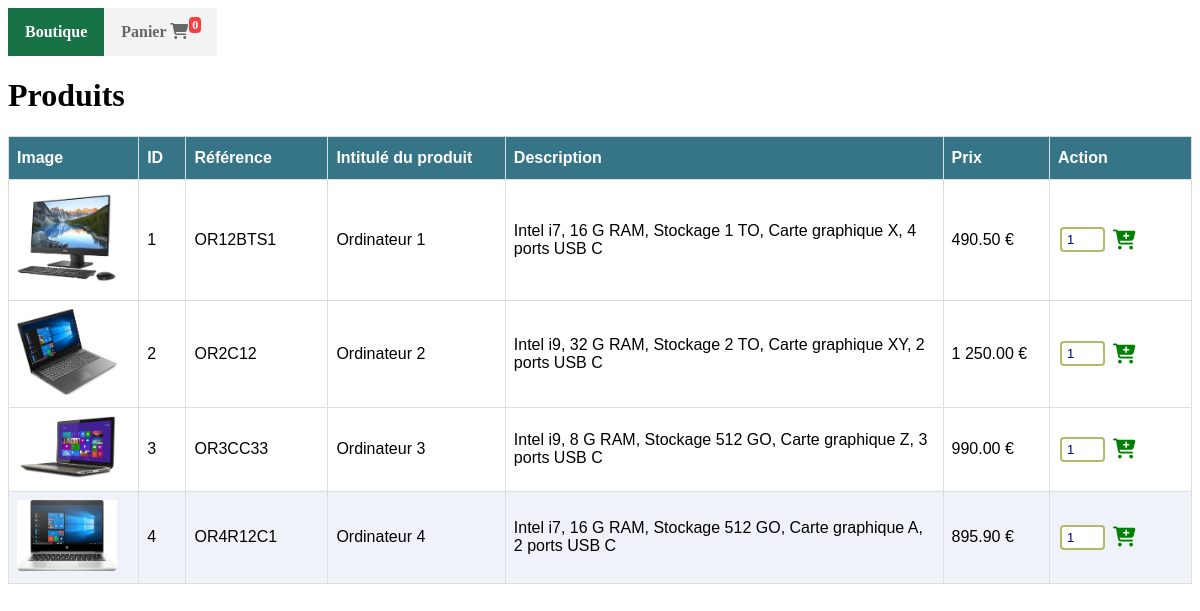
The app's page /B_Be.php with its own data.
### tables this page shows
CREATE TABLE `produits` (
  `id` int(11) NOT NULL,
  `nom_p` varchar(100) NOT NULL,
  `description` varchar(255) NOT NULL,
  `prix` float(10,2) NOT NULL,
  `prix_init` float(10,2) NOT NULL,
  `ref` varchar(25) NOT NULL,
  `image` varchar(255) NOT NULL,
  `avis` float(10,1) NOT NULL,
  `nb_avis` int(11) NOT NULL
);

### B_Be.php (the view, shortened to what this page needs)
<?php
require_once("config.php");
?>
<!DOCTYPE html>
<html lang="en">
<head>
	<link rel="stylesheet" href="https://cdnjs.cloudflare.com/ajax/libs/font-awesome/6.6.0/css/all.min.css" />
  <link rel="stylesheet" href="B_e.css">
</head>
<body>
  <ul>
    <li><a class="active" href="B_Be.php">Boutique</a></li>
    <li><a href="B_Pe.php">Panier <i class="fa-solid fa-cart-shopping"></i><span class="notification-number"><?php if(isset($_SESSION['panier'])){ echo count($_SESSION['panier']);}
      else echo 0;?></span></a></li>
  </ul>
  <h1>Produits</h1>
  <table id="tableau">
    <tr>
      <th style="width:11%">Image</th>
      <th style="width:4%">ID</th>
      <th style="width:12%">Référence</th>
      <th style="width:15%">Intitulé du produit</th>
      <th style="width:37%">Description</th>
      <th style="width:9%">Prix</th>
      <th style="width:12%">Action</th>
    </tr>
    <?php
    $sql = "SELECT * FROM produits";
    $result = mysqli_query($connection,$sql);
    while ($i = mysqli_fetch_assoc($result)) {?>
    <tr>
      <td><img src="<?=$i["image"]?>" alt="produit"></td>
      <td><?=$i["id"]?></td>
      <td><?=$i["ref"]?></td>
      <td><?=$i["nom_p"]?></td>
      <td><?=$i["description"]?></td>
      <td><?=number_format($i["prix"],2,"."," ")?> &#8364;</td>
      <td>
        <form action="B_Be.php?action=ajouter&id=<?=$i['id']?>" method="POST" class="admin">
          <input type="number" value="1" name="quantity" style="width: 40%"/>
          <button class="admin btn-aj" name="ajouter">
            <i class="fa-solid fa-cart-plus" style="font-size:20px;"></i>
          </button>
        </form>
      </td>
    </tr>
    <?php }
    ?>
  </table>
</body>
</html>

### B_e.css (style rules this page uses)
* { box-sizing: border-box; }
:root { --app-bg: #fff; --table-border: #1a2131; --table-header: #1a2131; --app-content-secondary-color: #f3f6fd; --app-content-main-color: #1f1c2e; --action-color:#6495ed; --action-color-hover: #00bfff; }
.admin { display: flex; align-items: center; background: none; padding: 0 12px 0 0; cursor: pointer; margin: 0 2px; text-decoration: none; }
.btn-aj { font-size: 16px; color: green; background: none; border: none; }
input[type="number"] { min-width: 45px; padding: 3px 4px 3px 5px; border: 2px solid #8E9618AA; border-radius: 4px; font-size: 13px; color: darkblue; margin-right: 6px; }
ul { list-style-type: none; margin: 0; padding: 0; overflow: hidden; font-weight: 600; }
li { float: left; background-color: #f3f3f3; }
li a { display: block; color: #666; text-align: center; padding: 14px 16px; text-decoration: none; border: 1px solid #f3f3f3; }
li a.active { color: white; background-color: #177245; border: 1px solid #177245; }
#tableau { font-family: Arial, Helvetica, sans-serif; border-collapse: collapse; width: 100%; }
#tableau td, #tableau th { border: 1px solid #ddd; padding: 8px; }
#tableau tr:last-child { background-color: #b0c4de33; }
#tableau th { padding-top: 12px; padding-bottom: 12px; text-align: left; background-color: #367588; color: white; }
img { width: 100px; }
.notification-number { background-color: #fa3e3e; border-radius: 4px; color: white; padding: 1px 3px; font-size: 12px; font-weight: 600; position: relative; bottom: 8px; left: 1px; }

### records on screen
produits: image (picture), id "1", ref "OR12BTS1", nom_p "Ordinateur 1", description "Intel i7, 16 G RAM, Stockage 1 TO, Carte graphique X, 4 ports USB C", prix "490.50"
produits: image (picture), id "2", ref "OR2C12", nom_p "Ordinateur 2", description "Intel i9, 32 G RAM, Stockage 2 TO, Carte graphique XY, 2 ports USB C", prix "1 250.00"
produits: image (picture), id "3", ref "OR3CC33", nom_p "Ordinateur 3", description "Intel i9, 8 G RAM, Stockage 512 GO, Carte graphique Z, 3 ports USB C", prix "990.00"
produits: image (picture), id "4", ref "OR4R12C1", nom_p "Ordinateur 4", description "Intel i7, 16 G RAM, Stockage 512 GO, Carte graphique A, 2 ports USB C", prix "895.90"
